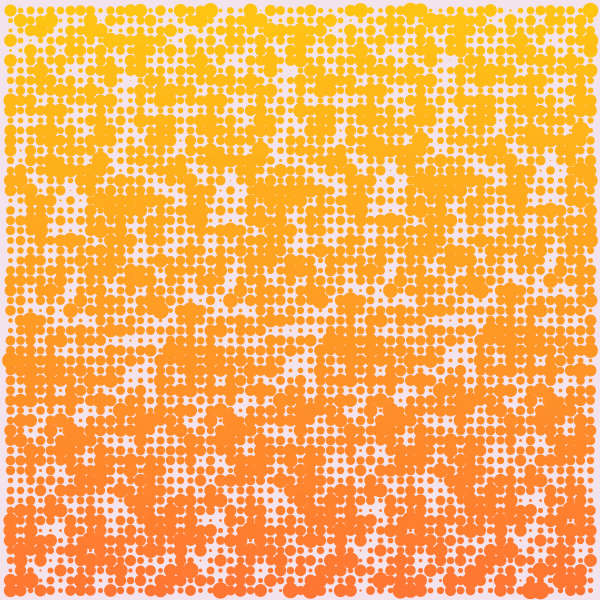
Frame 1 (no input)
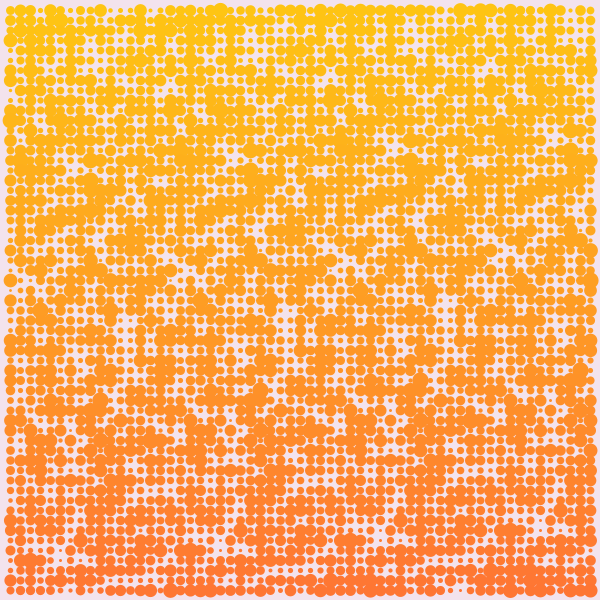
Frame 60 (the mouse pressed at the canvas centre just before this capture)
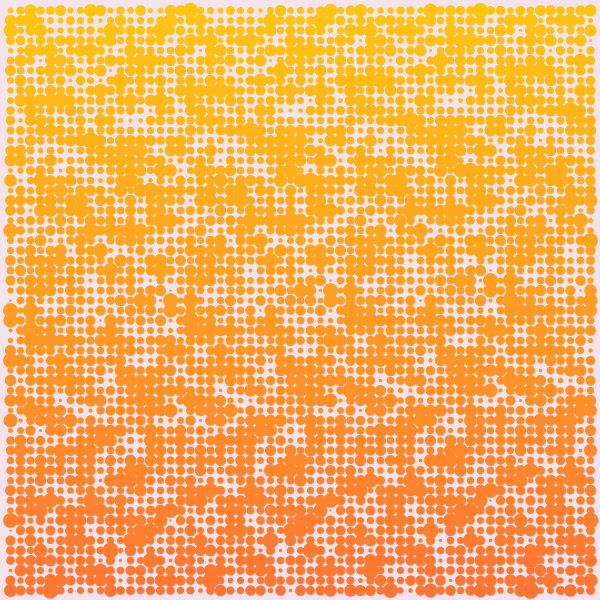
Frame 120 (the mouse held since frame 60 and released just before this capture)

The Processing sketch that drew these frames (run headless with seeded random() and noise(); from frame 60 on, the mouse is pressed at the canvas centre):

// Processing sketch: build
// ── build.pde
color[] palette  = {#010300,#F3E3ED,#FEC513,#FE7434,#EFA9EC};
float 	off 	 = 0;
float   rate 	 = PI / 150;
void setup() {
	size(600, 600);
}
void draw() {
	background(palette[1]);
	dotGrid(60, palette[2], palette[3]);
}
void dotGrid(int count, color c1, color c2) {
	int cell = width / count;
	int area = count * (height / cell);
	translate(cell, cell);
	for (int n = 0; n < area; n++) {
		int x = (n % count) * cell;
		int y = (n / count) * cell;
		float dotSize = noise(x, y, off) * cell * 2;
		color c = lerpColor(c1, c2, map(n, 0, area, 0, 1));
		if (x < width - cell && y < height - cell) {
			stroke(c);
			strokeWeight(dotSize);
			point(x, y);
		}
	}
	off += rate;
}
